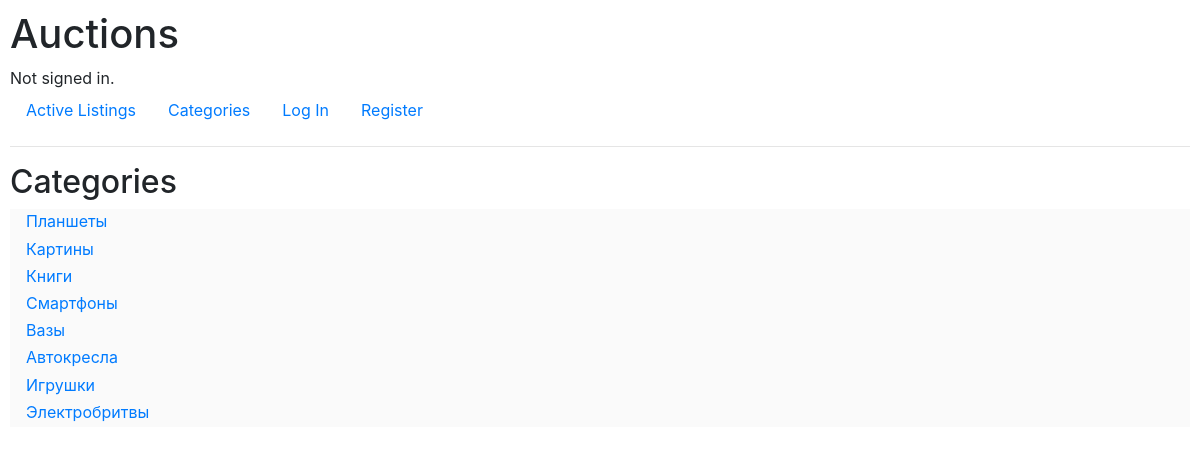
/categories, run on an earlier commit of the app's database.
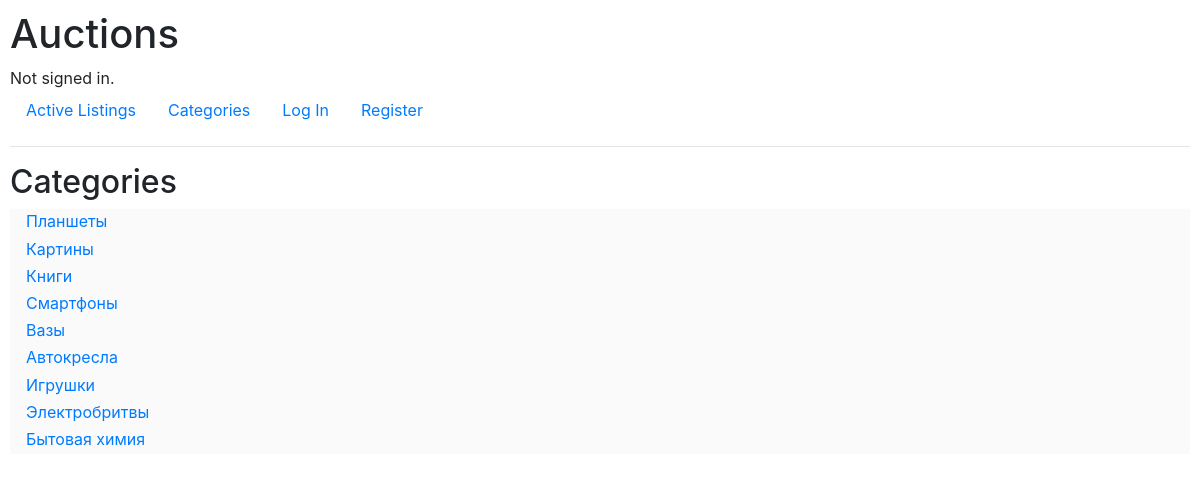
And on a later commit of the database.
### auctions/models.py (models this page shows, shortened)
class Category(models.Model):
    name = models.CharField(max_length=256)

### auctions/views.py (the view)
# urls.py: path("categories", views.categories, name="categories"),
def categories(request):
    return render(request, "auctions/categories.html", {
        "categories": Category.objects.all(),
        "bids_notifications": getBidNotificationCount(request),
    })

### auctions/views.py (called while the page is built)
def getBidNotificationCount(request):
    return Notification.objects.filter(user_id=request.user.id, state=1, type=1).all().count()

### auctions/templates/auctions/categories.html
{% extends "auctions/layout.html" %}
{% block body %}
    <h2>Categories</h2>
    {% for category in categories %}
        <div class="comment">
            <a href="{% url 'category' category.id %}">{{ category.name }}</a>
        </div>
    {% endfor %}
{% endblock %}

What changed in the data, as far as the page shows it:
added Category: name "Бытовая химия"
